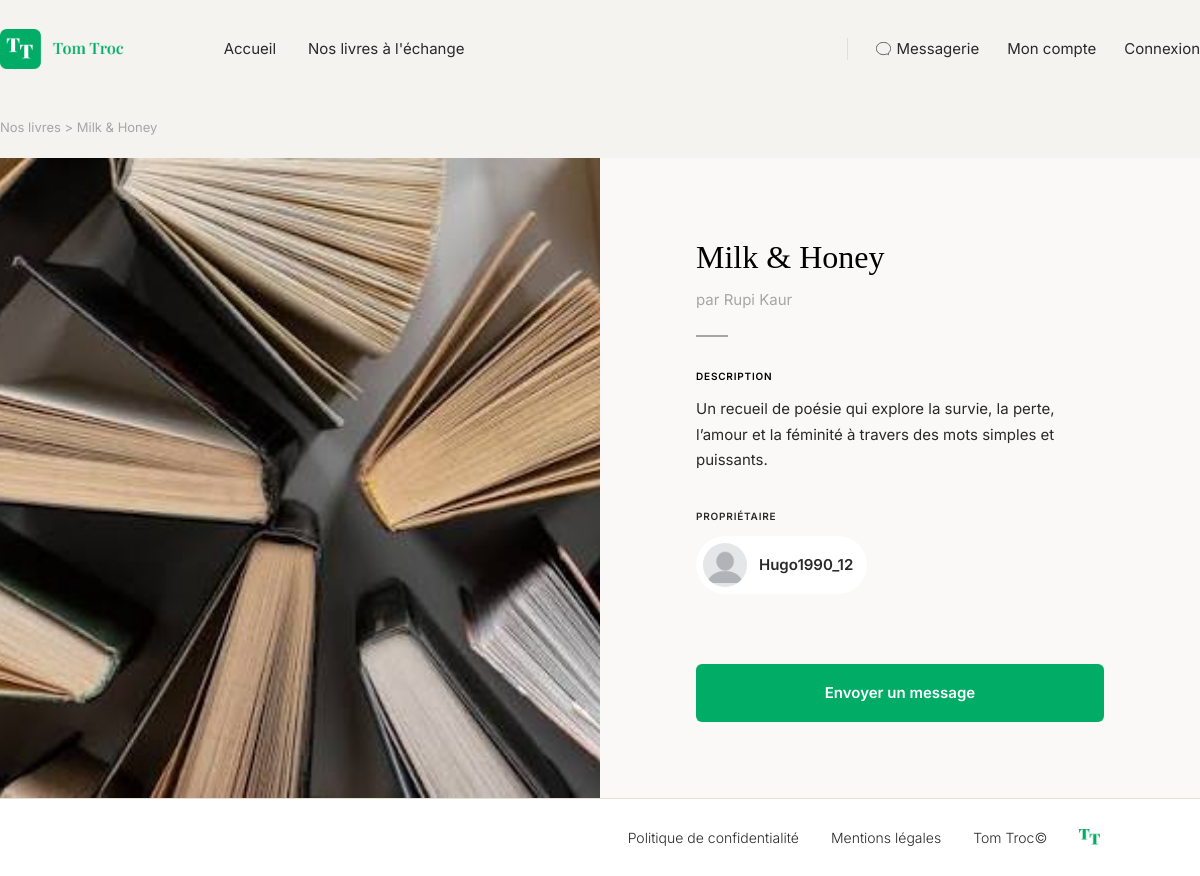
The page /livre/12 on the database its author committed.
### tables this page shows
CREATE TABLE books (
    id INT AUTO_INCREMENT PRIMARY KEY,

    owner_id INT NOT NULL,

    title VARCHAR(255) NOT NULL,
    author VARCHAR(255) NOT NULL,
    image VARCHAR(255) NULL,
    description TEXT NULL,
    available BOOLEAN NOT NULL DEFAULT FALSE,

    FOREIGN KEY (owner_id) REFERENCES users(id)
);

CREATE TABLE users (
    id INT AUTO_INCREMENT PRIMARY KEY,
    username VARCHAR(50) NOT NULL UNIQUE,
    email VARCHAR(255) NOT NULL UNIQUE,
    password VARCHAR(255) NOT NULL,
    avatar VARCHAR(255) NULL,
    created_at TIMESTAMP DEFAULT CURRENT_TIMESTAMP
);

### services/AbstractController.php (called while the page is built, shortened)
<?php
abstract class AbstractController
{
    protected function render(string $view, array $data = []): void
    {
        extract($data);
        $viewFile = dirname(__DIR__) . '/views/' . $view . '.php';
        require $viewFile;
        $content = ob_get_clean();
        require dirname(__DIR__) . '/views/main.php';
    }
}

### controllers/LivreController.php (called while the page is built, shortened)
<?php
class LivreController extends AbstractController
{
    public function livre(string $id): void
    {
        $bookManager = new BookManager();
        $bookWithUser = $bookManager->getBook($id);
        $this->render('livre/livre', [
            'title' => $bookWithUser['book']->getTitle(),
            'bookWithUser' => $bookWithUser
        ]);
    }
}

### index.php (called while the page is built, shortened)
<?php
$router = new Router();
$router->add('', 'AccueilController', 'accueil');
$router->add('accueil', 'AccueilController', 'accueil');
$router->add('nos-livres', 'LivreController', 'livres');
$router->add('livre/add', 'LivreController', 'ajouter');
$router->add('livre/{id}', 'LivreController', 'livre');
$router->add('livre/{id}/update', 'LivreController', 'modification');
$router->add('livre/{id}/delete', 'LivreController', 'suppression');
$router->add('inscription', 'AuthentificationController', 'inscription');
$router->add('connexion', 'AuthentificationController', 'connexion');
$router->add('deconnexion', 'AuthentificationController', 'logout');
$router->add('compte/{id}', 'CompteController', 'compte');
$router->add('mon-compte', 'CompteController', 'monCompte');
$router->add('messages', 'MessageController', 'message');
$router->add('message/{id}', 'MessageController', 'message');
$router->add('message/{id}/nouveau', 'MessageController', 'nouveau');
$router->add('message/{id}/envoyer', 'MessageController', 'envoyer');
$router->dispatch($_SERVER['REQUEST_URI']);

### services/DBManager.php (called while the page is built, shortened)
<?php
class DBManager
{
    private static $instance;
    private $db;
    private function __construct()
    {
        $this->db = new PDO('mysql:host=' . DB_HOST . ';dbname=' . DB_NAME . ';charset=utf8', DB_USER, DB_PASS);
        $this->db->setAttribute(PDO::ATTR_ERRMODE, PDO::ERRMODE_EXCEPTION);
        $this->db->setAttribute(PDO::ATTR_DEFAULT_FETCH_MODE, PDO::FETCH_ASSOC);
    }
    public static function getInstance() : DBManager
    {
        if (!self::$instance) {
            self::$instance = new DBManager();
        }
        return self::$instance;
    }
    public function getPDO() : PDO
    {
        return $this->db;
    }
}

### services/AbstractManager.php (called while the page is built, shortened)
<?php
abstract class AbstractManager {
    public function __construct()
    {
        $this->db = DBManager::getInstance();
    }
}

### managers/BookManager.php (called while the page is built, shortened)
<?php
class BookManager extends AbstractManager
{
    public function getBook(string $id): array
    {
        $sql = "SELECT
                    books.*,
                    users.id AS user_id,
                    users.username,
                    users.avatar
                FROM books
                JOIN users ON books.owner_id = users.id
                WHERE books.id = :id";
        $query = $this->db->getPDO()->prepare($sql);
        $query->execute(['id' => $id]);
        $data = $query->fetch();
        $book = new Book($data);
        $owner = new User();
        $owner->setId($data['user_id']);
        $owner->setUsername($data['username']);
        $owner->setAvatar($data['avatar']);
        return
        [
            'book' => $book,
            'owner' => $owner,
        ];
    }
}

### services/AbstractEntity.php (called while the page is built, shortened)
<?php
abstract class AbstractEntity
{
    protected int $id = -1;
    protected function hydrate(array $data) : void
    {
        foreach ($data as $key => $value) {
            $method = 'set' . str_replace('_', '', ucwords($key, '_'));
        }
    }
    public function setId(int $id) : void
    {
        $this->id = $id;
    }
    public function getId() : int
    {
        return $this->id;
    }
}

### models/Book.php (called while the page is built, shortened)
<?php
class Book extends AbstractEntity
{
    private string $title;
    private string $author;
    private ?string $image = null;
    private ?string $description = null;
    public function getTitle(): string
    {
        return $this->title;
    }
    public function setTitle(string $title): void
    {
        $this->title = $title;
    }
    public function getAuthor(): string
    {
        return $this->author;
    }
    public function setAuthor(string $author): void
    {
        $this->author = $author;
    }
    public function getImage(): ?string
    {
        return $this->image;
    }
    public function setImage(?string $image): void
    {
        $this->image = $image;
    }
    public function getDescription(): ?string
    {
        return $this->description;
    }
    public function setDescription(?string $description): void
    {
        $this->description = $description;
    }
}

### models/User.php (called while the page is built, shortened)
<?php
class User extends AbstractEntity
{
    private string $username;
    private ?string $avatar;
    public function getUsername(): string
    {
        return $this->username;
    }
    public function setUsername(string $username): void
    {
        $this->username = $username;
    }
    public function getAvatar(): ?string
    {
        return $this->avatar;
    }
    public function setAvatar(?string $avatar): void
    {
        $this->avatar = $avatar;
    }
}

### views/livre/livre.php (the view)
<?php
    $book = $bookWithUser['book'];
    $owner = $bookWithUser['owner'];
?>
<nav class="breadcrumb container">
    <a href="nos-livres">Nos livres</a> &gt; <?= htmlspecialchars($book->getTitle()) ?>
</nav>
<section class="split-screen">
    <div class="split-screen__image-col">
        <img src="assets/images/<?= htmlspecialchars($book->getImage() ?? 'livre.jpg') ?>" alt="Couverture du livre <?= htmlspecialchars($book->getTitle()) ?>" class="split-screen__image">
    </div>
    <div class="split-screen__content-col">
        <h1 class="book-detail__title"><?= htmlspecialchars($book->getTitle()) ?></h1>
        <p class="book-detail__author">par <?= htmlspecialchars($book->getAuthor()) ?></p>
        <hr class="book-detail__divider">
        <div class="book-detail__description">
            <p class="book-detail__label">Description</p>
            <?php foreach (explode("\n", $book->getDescription()) as $paragraph): ?>
                <p><?= htmlspecialchars($paragraph) ?></p>
            <?php endforeach; ?>
        </div>
        <div class="book-detail__owner">
            <p class="book-detail__label">Propriétaire</p>
            <a href="compte/<?= htmlspecialchars($owner->getId()) ?>" class="owner-card">
                <img src="assets/images/<?= htmlspecialchars($owner->getAvatar() ?? "profil.jpg") ?>" alt="Avatar de <?= htmlspecialchars($owner->getUsername()) ?>" class="owner-card__avatar">
                <span class="owner-card__name"><?= htmlspecialchars($owner->getUsername()) ?></span>
            </a>
        </div>
        <a href="message/<?= htmlspecialchars($owner->getId()) ?>/nouveau/" class="button button--primary button--block">
            Envoyer un message
        </a>
    </div>
</section>

### services/Router.php (shortened to what this page needs)
<?php
class Router
{
    private array $routes = [];
    public function add(string $uri, string $controller, string $method): void
    {
        $uri = trim($uri, '/');
        $pattern = preg_replace('#\{[a-zA-Z_]+\}#', '([^/]+)', $uri);
        $pattern = '#^' . $pattern . '$#';
        $this->routes[] = [
            'pattern' => $pattern,
            'controller' => $controller,
            'method' => $method,
        ];
    }
    public function dispatch(string $uri): void
    {
        $path = parse_url($uri, PHP_URL_PATH);
        $path = trim($path, '/');
        foreach ($this->routes as $route) {
            if (preg_match($route['pattern'], $path, $matches)) {
                array_shift($matches);
                $method = $route['method'];
                $controller = new $controllerClass();
                $controller->$method(...$matches);
                return;
            }
        }
    }
}

### views/main.php (shortened to what this page needs)
<!DOCTYPE html>
<html lang="fr">
<head>
    <?php $basePath = rtrim(dirname($_SERVER['SCRIPT_NAME']), '/\\') . '/'; ?>
    <link rel="stylesheet" href="assets/css/style.css">
</head>
<?php
    $currentPath = trim(parse_url($_SERVER['REQUEST_URI'], PHP_URL_PATH), '/');
    $currentPath = str_replace(trim($basePath, '/'), '', $currentPath);
    $currentPath = trim($currentPath, '/');
    function isCurrentPage(string $currentPath, string $route): string
    {
        $route = trim($route, '/');
        return $currentPath === $route || str_starts_with($currentPath, $route . '/')
            ? ' is-active'
            : '';
    }
?>
<body>
    <header class="header">
        <div class="container header__inner">
            <a href="accueil" class="logo">
                <img class="header__logo" src="assets/images/header-logo.png">
            </a>
            <nav class="nav">
                <nav class="nav-main">
                    <a href="accueil" class="nav-main__link<?= isCurrentPage($currentPath, '') || isCurrentPage($currentPath, 'accueil') ? ' is-active' : '' ?>">
                        Accueil
                    </a>
                    <a href="nos-livres" class="nav-main__link<?= isCurrentPage($currentPath, 'nos-livres') ?>">Nos livres à l'échange</a>
                </nav>
                <nav class="nav-secondary">
                    <a href="messages" class="nav-secondary__link<?= isCurrentPage($currentPath, 'messages') || isCurrentPage($currentPath, 'message') ? ' is-active' : '' ?>">
                        <img src="assets/images/icone-messagerie.svg">
                        Messagerie
                    </a>
                    <a href="mon-compte" class="nav-secondary__link<?= isCurrentPage($currentPath, 'mon-compte') ?>">Mon compte</a>
                    <?php if (isset($_SESSION['user'])): ?>
                        <a href="deconnexion" class="nav-secondary__link">Déconnexion</a>
                    <?php else: ?>
                        <a href="connexion" class="nav-secondary__link<?= isCurrentPage($currentPath, 'connexion') ?>">
                            <?= isset($_SESSION['user']) ? "Déconnexion" : "Connexion" ?>
                        </a>
                    <?php endif; ?>
                </nav>
            </nav>
        </div>
    </header>
    <main>
        <?= $content ?>
    </main>
    <footer class="footer">
        <div class="container footer__inner">
            <a href="/politique-confidentialite">Politique de confidentialité</a>
            <a href="/mentions-legales">Mentions légales</a>
            <span>Tom Troc©</span>
            <a href="accueil" class="logo">
                <img class="footer__logo" src="assets/images/footer-logo.png">
            </a>
        </div>
    </footer>
</body>
</html>

### assets/css/base.css (style rules this page uses)
* { box-sizing: border-box; margin: 0; padding: 0; }
img { max-width: 100%; display: block; }
a { color: inherit; text-decoration: none; }
:root { --color-bg: #F5F3EF; --color-bg-soft: #FAF9F7; --color-bg-muted: #EFEBE1; --color-surface: #FFFFFF; --color-primary: #00AC66; --color-primary-dark: #23875A; --color-text: black; --color-text-muted: #292929; --color-text-faint: #A6A6A6; --color-border: #E3DFD3; --color-danger-bg: #C56D6D; --color-danger-text: white; --color-form-field: #EDF2F6; --color-form-field-border: #F0F0F0; --color-disponible: #6DC5A1; --color-indisponible: #C56D6D; --color-supprimer: #CB2D2D; --font-display: 'Playfair Display', Georgia, 'Times New Roman', serif; --font-body: 'Inter', -apple-system, BlinkMacSystemFont, 'Segoe UI', Helvetica, Arial, sans-serif; --container-width: 1200px; --section-padding-y: 96px; --radius-sm: 6px; --radius-md: 10px; }
body { font-family: var(--font-body); color: var(--color-text); background-color: var(--color-bg); line-height: 1.5; }
.container { max-width: var(--container-width); margin: 0 auto; padding: 0px; }

### assets/css/components.css (style rules this page uses)
.button { display: inline-block; font-size: 15px; font-weight: 600; padding: 14px 28px; border-radius: var(--radius-sm); transition: background-color 0.2s ease, color 0.2s ease, border-color 0.2s ease; }
.button--primary { background-color: var(--color-primary); color: #FFFFFF; }
.button--block { display: block; width: 100%; text-align: center; padding: 18px 28px; }
.split-screen { display: flex; align-items: stretch; min-height: 640px; }
.split-screen__image-col { flex: 1 1 50%; }
.split-screen__image { width: 100%; height: 100%; object-fit: cover; display: block; }
.split-screen__content-col { flex: 1 1 50%; display: flex; flex-direction: column; justify-content: center; padding: 64px 96px; background-color: var(--color-bg-soft); }

### assets/css/layout.css (style rules this page uses)
.header { background-color: var(--color-bg); }
.header__inner { display: flex; align-items: center; padding: 24px 0; }
.logo { display: flex; align-items: center; gap: 10px; margin-right: 100px; }
.header__logo { height: 50px; width: auto; object-fit: contain; display: block; }
.nav { display: flex; flex-direction: row; justify-content: space-between; width: 100%; color: var(--color-text-muted); }
.nav-main { display: flex; align-items: center; gap: 32px; font-size: 15px; }
.nav-secondary { display: flex; align-items: center; gap: 28px; font-size: 15px; padding-left: 28px; border-left: 1px solid var(--color-border); }
.nav-secondary__link { display: inline-flex; align-items: center; gap: 6px; }
.footer { background-color: white; border-top: 1px solid var(--color-border); padding: 28px 0; }
.footer__inner { display: flex; align-items: center; justify-content: flex-end; gap: 32px; font-size: 14px; font-weight: 300; color: var(--color-text-muted); }
.footer__logo { height: 17px; width: auto; object-fit: contain; display: block; }

### assets/css/pages/livre.css (style rules this page uses)
.breadcrumb { padding-top: 20px; padding-bottom: 20px; font-size: 13px; color: var(--color-text-faint); }
.breadcrumb a { color: var(--color-text-faint); }
.book-detail__title { font-family: var(--font-display); font-weight: 400; font-size: 32px; color: var(--color-text); margin-bottom: 8px; }
.book-detail__author { font-size: 15px; color: var(--color-text-faint); margin-bottom: 24px; }
.book-detail__divider { width: 32px; height: 2px; background-color: var(--color-text-faint); border: none; margin-bottom: 32px; }
.book-detail__label { font-size: 10px; font-weight: 600; letter-spacing: 0.08em; text-transform: uppercase; margin-bottom: 12px; }
.book-detail__description p:not(.book-detail__label) { font-size: 15px; line-height: 1.7; color: var(--color-text-muted); margin-bottom: 16px; }
.book-detail__owner { margin-top: 20px; margin-bottom: 70px; color: var(--color-text-muted); }
.owner-card { display: flex; align-items: center; gap: 12px; background-color: white; padding: 7px 14px 7px 7px; border-radius: 83px; width: fit-content; }
.owner-card__avatar { width: 44px; height: 44px; border-radius: 50%; object-fit: cover; }
.owner-card__name { font-size: 15px; font-weight: 600; }

### rows shown on the page
books: title "Milk & Honey", author "Rupi Kaur", description "Un recueil de poésie qui explore la survie, la perte, l’amour et la féminité à travers des mots simples et puissants.", owner.username "Hugo1990_12"
